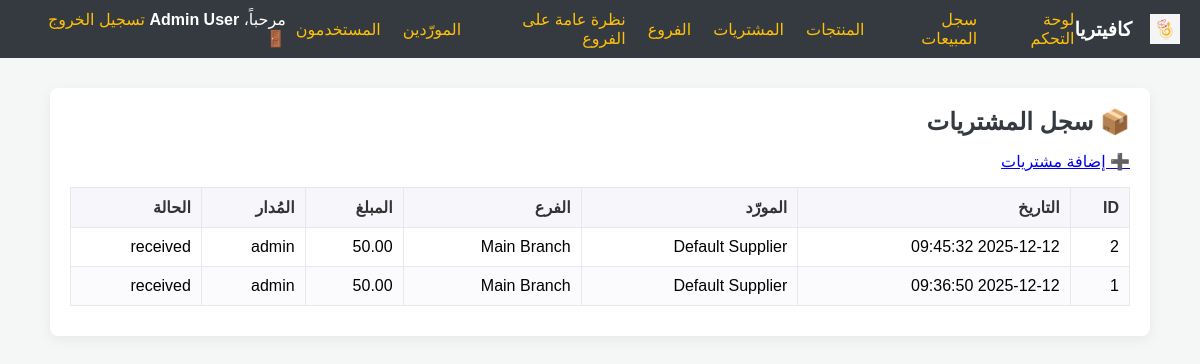
Screenshot of /view_purchases.php (signed in) with the database file from the repository.
### tables this page shows
CREATE TABLE `purchases` (
  `purchase_id` int(10) UNSIGNED NOT NULL,
  `supplier_id` int(10) UNSIGNED NOT NULL,
  `branch_id` int(10) UNSIGNED DEFAULT NULL,
  `total_amount` decimal(12,2) NOT NULL DEFAULT 0.00,
  `purchase_date` datetime NOT NULL DEFAULT current_timestamp(),
  `user_id` int(10) UNSIGNED NOT NULL,
  `status` enum('received','pending','cancelled') NOT NULL DEFAULT 'received'
);

CREATE TABLE `suppliers` (
  `supplier_id` int(10) UNSIGNED NOT NULL,
  `name` varchar(255) NOT NULL,
  `contact_person` varchar(255) DEFAULT NULL,
  `phone` varchar(50) DEFAULT NULL,
  `email` varchar(255) DEFAULT NULL,
  `address` varchar(500) DEFAULT NULL,
  `created_at` datetime NOT NULL DEFAULT current_timestamp()
);

CREATE TABLE `branches` (
  `branch_id` int(10) UNSIGNED NOT NULL,
  `name` varchar(255) NOT NULL,
  `address` varchar(500) DEFAULT NULL,
  `phone` varchar(50) DEFAULT NULL,
  `created_at` datetime NOT NULL DEFAULT current_timestamp()
);

CREATE TABLE `users` (
  `user_id` int(10) UNSIGNED NOT NULL,
  `username` varchar(100) NOT NULL,
  `password_hash` varchar(255) NOT NULL,
  `role` enum('admin','cashier') NOT NULL DEFAULT 'cashier',
  `full_name` varchar(255) DEFAULT NULL,
  `is_active` tinyint(1) NOT NULL DEFAULT 1,
  `branch_id` int(10) UNSIGNED DEFAULT NULL,
  `created_at` datetime NOT NULL DEFAULT current_timestamp()
);

### view_purchases.php (the view, shortened to what this page needs)
<?php
require_once 'auth_check.php';
$purchases = [];
$sql = "SELECT p.purchase_id, p.purchase_date, p.total_amount, p.status, s.name AS supplier_name, u.username AS created_by, b.name as branch_name
        FROM purchases p
        JOIN suppliers s ON p.supplier_id = s.supplier_id
        JOIN users u ON p.user_id = u.user_id
        LEFT JOIN branches b ON p.branch_id = b.branch_id
        ORDER BY p.purchase_id DESC";
$res = $conn->query($sql);
if ($res) { while ($row = $res->fetch_assoc()) $purchases[] = $row; $res->free(); }
?>
<!DOCTYPE html>
<html lang="ar" dir="rtl">
<head>
<link rel="stylesheet" href="assets/css/app.css">
</head>
<body>
<?php require_once 'includes/admin_header.php'; ?>
<div class="container">
<h2>📦 سجل المشتريات</h2>
<p><a href="add_purchase.php">➕ إضافة مشتريات</a></p>
<?php if (!empty($purchases)): ?>
<table border="1" cellpadding="8" style="border-collapse:collapse"><thead><tr><th>ID</th><th>التاريخ</th><th>المورّد</th><th>الفرع</th><th>المبلغ</th><th>المُدار</th><th>الحالة</th></tr></thead>
<tbody><?php foreach ($purchases as $p): ?><tr><td><?php echo $p['purchase_id']; ?></td><td><?php echo $p['purchase_date']; ?></td><td><?php echo htmlspecialchars($p['supplier_name']); ?></td><td><?php echo htmlspecialchars($p['branch_name']); ?></td><td><?php echo number_format($p['total_amount'], 2); ?></td><td><?php echo htmlspecialchars($p['created_by']); ?></td><td><?php echo htmlspecialchars($p['status']); ?></td></tr><?php endforeach; ?></tbody></table>
<?php else: ?><p>لا توجد مشتريات مسجلة حتى الآن.</p><?php endif; ?>
</div>
</body></html>

### assets/css/app.css (style rules this page uses)
* { box-sizing: border-box; }
html, body { height: 100%; }
body { font-family: Tahoma, Arial, sans-serif; margin: 0; padding: 0; background: #f4f7f6; direction: rtl; }
.container { max-width: 1100px; margin: 30px auto; padding: 20px; background: #fff; border-radius: 8px; box-shadow: 0 4px 14px rgba(0,0,0,0.06); }
h1, h2 { margin: 0 0 15px 0; color: #343a40; }
table { width: 100%; border-collapse: collapse; margin: 10px 0; }
table th, table td { padding: 10px; border: 1px solid #e7e7ee; text-align: right; }
table th { background-color:#f6f6fb; color: #333; }
tr:nth-child(even) { background-color: #fbfbfd; }

### rows the page displays
purchases: purchase_id "2", purchase_date "2025-12-12 09:45:32", supplier.name "Default Supplier", branch.name "Main Branch", total_amount "50.00", user.username "admin", status "received"
purchases: purchase_id "1", purchase_date "2025-12-12 09:36:50", supplier.name "Default Supplier", branch.name "Main Branch", total_amount "50.00", user.username "admin", status "received"

### other values shown
RESTAURANT_NAME "كافيتريا"
$_SESSION['full_name'] "Admin User"
